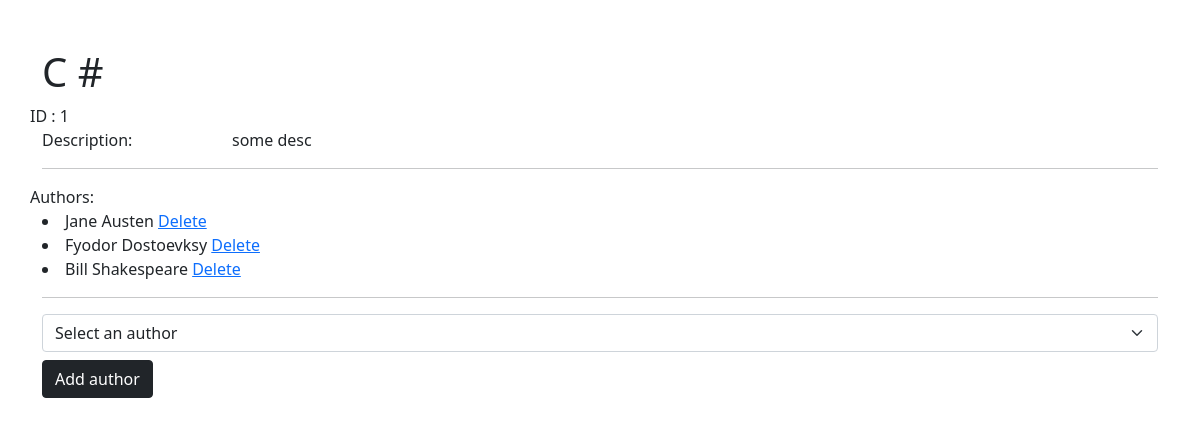
Screenshot of /books/1 with the database file from the repository.
### authorsnbooks/models.py (models this page shows)
class Books(models.Model):
    title = models.CharField(max_length=255)
    desc = models.TextField(default="some desc")
    created_at = models.DateTimeField(auto_now_add=True)
    updated_at = models.DateTimeField(auto_now=True)

class Authors(models.Model):
    first_name = models.CharField(max_length=255)
    last_name = models.CharField(max_length=255)
    books = models.ManyToManyField(Books, related_name="authors")
    notes = models.TextField(default="some notes")
    created_at = models.DateTimeField(auto_now_add=True)
    updated_at = models.DateTimeField(auto_now=True)

### authorsnbooks/views.py (the view)
# urls.py: path('books/<book_id>', views.view_book, name="view_book"),
def view_book(request, book_id):
    book = Books.objects.get(id=int(book_id))
    authors_id = [author.id for author in book.authors.all()]
    authors = Authors.objects.all()
    authors = [author for author in authors if author.id not in authors_id]
    context = {
        'book_title' : book.title,
        'book_id' : int(book.id),
        'book_description' : book.desc,
        'authors' : book.authors.all(),
        'all_authors' : authors
    }
    return render(request, 'view_books.html', context)

### authorsnbooks/templates/view_books.html (shortened to what this page needs)
<!DOCTYPE html>
<html lang="en">
<head>
    <link href="https://cdn.jsdelivr.net/npm/bootstrap@5.0.2/dist/css/bootstrap.min.css" rel="stylesheet">
    {% load static %}
    <link rel="stylesheet" href="{% static 'style.css' %}">
</head>
<body>
    <div class="container">
        <div class="row mt-5">
            <h1> {{book_title}} </h1>
            <div class="col">
                <div class="row">
                    ID : {{ book_id }}
                </div>
                <div class="row">
                    <div class="col-2">
                        Description:
                    </div>
                    <div class="col-8">
                        {{ book_description }}
                    </div>
                </div>
                <hr>
                <div class="row">
                    Authors:
                    {% for author in authors %}
                    <li>
                        {{ author.first_name }} {{ author.last_name }} <a href="../delete/{{ author.id }}/{{ book_id }}">Delete</a>
                    </li>
                    {% endfor %}
                </div>
            </div>
        </div>
        <hr>
        <form method="POST" action="{%url 'add'%}">
                <select class="form-select" aria-label="Default select example" name="author_id" required>
                    <option selected>Select an author</option>
                </select>
                <button type="submit" class="btn btn-dark mt-2">Add author</button>
        </form>
    </div>
</body>
</html>

### rows the page displays
Books: title "C #", desc "some desc"
Authors: first_name "Jane", last_name "Austen"
Authors: first_name "Fyodor", last_name "Dostoevksy"
Authors: first_name "Bill", last_name "Shakespeare"

### other values shown
{{ book_id }} "1"
